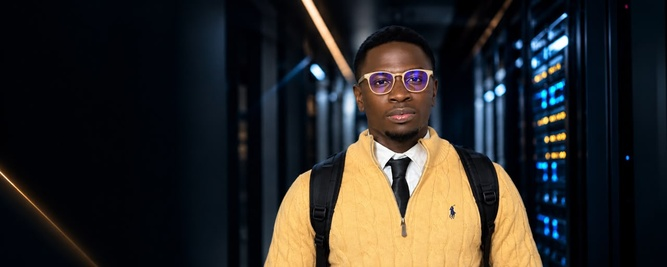
#> input picture assets/img/hero-banner.jpg, 667 x 267 px, shrunk from 1280 x 512 before the run
$ python hero_crop.py
#> lines starting #> are read from the running program, lines starting #| are printed output that depends on the picture
"""Génère assets/img/hero-bg.jpg (fond du hero desktop) à partir de assets/img/hero-banner.jpg.

Le couloir à droite de la personne est retiré pour qu'elle se retrouve vers 80 %
de la largeur une fois l'image calée à droite (background-position: right center).

Usage :  python tools/hero_crop.py            (nécessite Pillow : pip install pillow)
Option :  python tools/hero_crop.py 0.75      (fraction de largeur conservée, 0.75 par défaut)
"""
import sys
from pathlib import Path
from PIL import Image

ROOT = Path(__file__).resolve().parent.parent
SRC = ROOT / "assets" / "img" / "hero-banner.jpg"
DST = ROOT / "assets" / "img" / "hero-bg.jpg"
KEEP = float(sys.argv[1]) if len(sys.argv) > 1 else 0.75

with Image.open(SRC) as im:
#> im is the input picture: PIL image 667x267 RGB; mean R, G, B 44.5, 42.4, 39.4
    im = im.convert("RGB")
    w, h = im.size
#> w = 667; h = 267
    im.crop((0, 0, int(w * KEEP), h)).save(DST, "JPEG", quality=90, optimize=True, progressive=True)
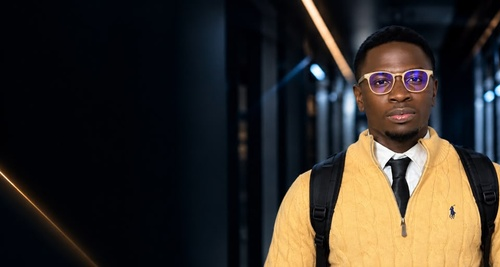
#> saved as hero-bg.jpg: PIL image 500x267 RGB; mean R, G, B 51.4, 46.1, 39.7
    print(f"{SRC.name} {w}x{h} -> {DST.name} {int(w * KEEP)}x{h}")
#| hero-banner.jpg 667x267 -> hero-bg.jpg 500x267
